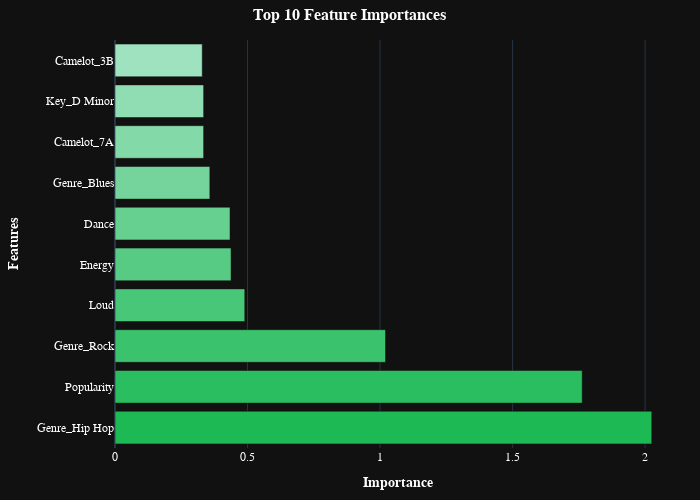

The notebook cell this image was saved under:
### Markdown cell above
### Feature Importance Plot (Logistic Regression)
I developed this feature importance plot function to identify the most and least useful predictors in each model.

### Code cell
import plotly.graph_objects as go
import panel as pn

def plot_linear_feature_importance(model_name):
    # Get feature importances
    lr_importances = model_name.coef_[0]
    indices = np.argsort(lr_importances)[::-1]

    # Get feature names
    feature_names = X_train.columns

    # Create custom color gradient
    colors = ['#1DB954', '#2BBE60', '#3AC26C', '#48C778', '#57CB84', '#65D08F', '#74D49B', '#83D9A7', '#91DDB3', '#9FE2BF'] 

    # Create figure
    fig = go.Figure()

    # Add bars to plot
    fig.add_trace(go.Bar(
        x=lr_importances[indices][:10],  # Grabs the top 10 features
        y=[feature_names[i] for i in indices[:10]],  # Grabs their corresponding feature names
        marker=dict(color=colors),
        orientation='h'  # Style as horizontal bar chart
    ))

    # Style barplot
    fig.update_layout(
        title=dict(text="<b>Top 10 Feature Importances</b>", x=0.5, font=dict(size=16, color='white', family='Arial, sans-serif')),
        xaxis=dict(title='<b>Importance</b>', titlefont=dict(size=14, color='white', family='Arial, sans-serif')),
        yaxis=dict(title='<b>Features</b>', titlefont=dict(size=14, color='white', family='Arial, sans-serif')),
        font=dict(size=12, color='white', family='Arial, sans-serif'),
        margin=dict(l=100, r=20, t=40, b=20),
        height=500, #500
        width=700,  # 800
        template="plotly_dark", # dark mode
         # Make hover markers have white text
        hoverlabel=dict(
            font=dict(
                color="white"
            )
        )
    )

    return fig # Display plot in dashboard when clicked

# Call function for logistic regression
plot_linear_feature_importance(lr_model)

### Figure 1 — Plotly figure (JSON) as saved in the notebook; plotly's stock layout.template omitted (floating-point values rounded to 4 significant figures)
{"data": [{"marker": {"color": ["#1DB954", "#2BBE60", "#3AC26C", "#48C778", "#57CB84", "#65D08F", "#74D49B", "#83D9A7", "#91DDB3", "#9FE2BF"]}, "orientation": "h", "type": "bar", "x": [2.025, 1.763, 1.021, 0.4896, 0.4378, 0.434, 0.3578, 0.3344, 0.3344, 0.3291], "y": ["Genre_Hip Hop", "Popularity", "Genre_Rock", "Loud", "Energy", "Dance", "Genre_Blues", "Camelot_7A", "Key_D Minor", "Camelot_3B"]}], "layout": {"font": {"color": "white", "family": "Arial, sans-serif", "size": 12}, "height": 500, "hoverlabel": {"font": {"color": "white"}}, "margin": {"b": 20, "l": 100, "r": 20, "t": 40}, "title": {"font": {"color": "white", "family": "Arial, sans-serif", "size": 16}, "text": "<b>Top 10 Feature Importances</b>", "x": 0.5}, "width": 700, "xaxis": {"title": {"font": {"color": "white", "family": "Arial, sans-serif", "size": 14}, "text": "<b>Importance</b>"}}, "yaxis": {"title": {"font": {"color": "white", "family": "Arial, sans-serif", "size": 14}, "text": "<b>Features</b>"}}}}
